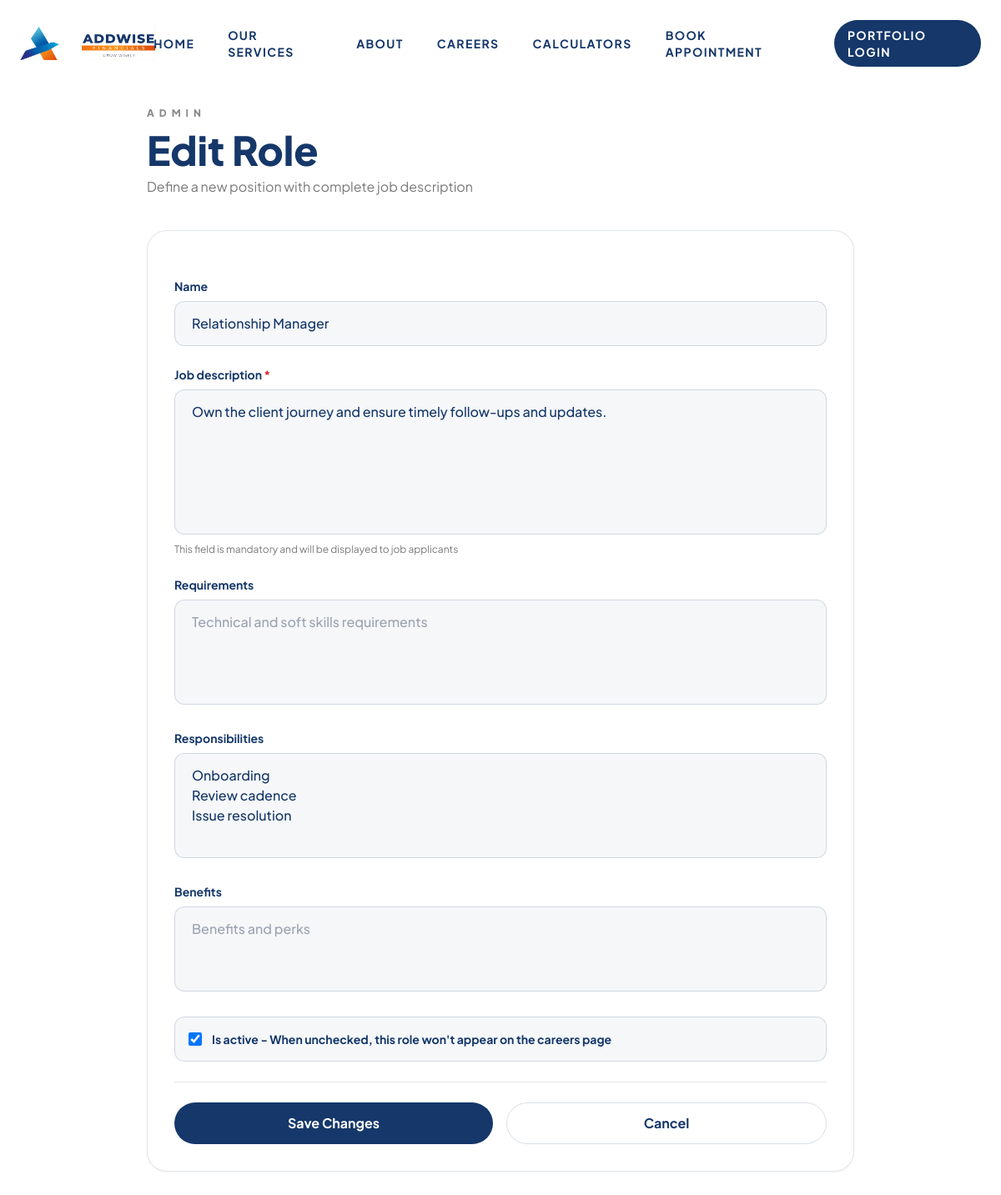
The page /roles/2/edit/ (signed in) on the database its author committed.
### leads/models.py (models this page shows, shortened)
class Role(models.Model):
    name = models.CharField(max_length=100, unique=True)
    job_description = models.TextField(help_text="Complete job description (mandatory)")
    requirements = models.TextField(blank=True, help_text="Technical and soft skills requirements")
    responsibilities = models.TextField(blank=True, help_text="Key responsibilities")
    benefits = models.TextField(blank=True, help_text="Benefits and perks")
    is_active = models.BooleanField(default=True, help_text="If unchecked, this role won't appear on careers page")
    created_at = models.DateTimeField(auto_now_add=True)
    updated_at = models.DateTimeField(auto_now=True)
    class Meta:
        ordering = ['-created_at']

### leads/views.py (the view)
# urls.py: path('roles/<int:pk>/edit/', views.role_edit, name='role_edit'),
@login_required(login_url='applications_login')
def role_edit(request, pk):
    role = get_object_or_404(Role, pk=pk)
    if request.method == 'POST':
        form = RoleForm(request.POST, instance=role)
        if form.is_valid():
            form.save()
            return redirect('role_detail', pk=role.pk)
    else:
        form = RoleForm(instance=role)
    return render(
        request,
        'leads/role_form.html',
        {'form': form, 'action': 'Edit', 'role': role}
    )

### templates/leads/role_form.html (shortened to what this page needs)
{% extends 'base.html' %}
{% block content %}
<section class="pt-32 pb-20 bg-white min-h-screen">
    <div class="max-w-4xl mx-auto px-6">
        <div class="mb-10">
            <p class="text-xs font-black uppercase tracking-[0.5em] text-slate-400">Admin</p>
            <h1 class="text-3xl md:text-5xl font-black text-slate-900 mt-3">{{ action }} Role</h1>
            <p class="text-slate-500 mt-2">Define a new position with complete job description</p>
        </div>
        <div class="bg-white border border-slate-100 rounded-3xl p-8 shadow-sm">
            <form method="POST" class="space-y-6">
                <div>
                    <label for="{{ form.name.id_for_label }}" class="block text-sm font-bold text-slate-900 mb-2">
                        {{ form.name.label }}
                    </label>
                    {{ form.name }}
                </div>
                <div>
                    <label for="{{ form.job_description.id_for_label }}" class="block text-sm font-bold text-slate-900 mb-2">
                        {{ form.job_description.label }} <span class="text-red-600">*</span>
                    </label>
                    {{ form.job_description }}
                    <p class="text-xs text-slate-500 mt-1">This field is mandatory and will be displayed to job applicants</p>
                </div>
                <div>
                    <label for="{{ form.requirements.id_for_label }}" class="block text-sm font-bold text-slate-900 mb-2">
                        {{ form.requirements.label }}
                    </label>
                    {{ form.requirements }}
                </div>
                <div>
                    <label for="{{ form.responsibilities.id_for_label }}" class="block text-sm font-bold text-slate-900 mb-2">
                        {{ form.responsibilities.label }}
                    </label>
                    {{ form.responsibilities }}
                </div>
                <div>
                    <label for="{{ form.benefits.id_for_label }}" class="block text-sm font-bold text-slate-900 mb-2">
                        {{ form.benefits.label }}
                    </label>
                    {{ form.benefits }}
                </div>
                <div class="flex items-center gap-3 bg-slate-50 border border-slate-200 rounded-xl p-4">
                    {{ form.is_active }}
                    <label for="{{ form.is_active.id_for_label }}" class="text-sm font-bold text-slate-900 cursor-pointer">
                        {{ form.is_active.label }} - When unchecked, this role won't appear on the careers page
                    </label>
                </div>
                <div class="flex gap-4 pt-6 border-t border-slate-100">
                    <button type="submit" class="flex-1 px-6 py-3 rounded-full bg-brand-navy text-white font-bold hover:bg-brand-yellow transition-all">
                        {% if action == 'Create' %}Create Role{% else %}Save Changes{% endif %}
                    </button>
                    <a href="{% if role %}{% url 'role_detail' role.pk %}{% else %}{% url 'roles_list' %}{% endif %}" class="flex-1 px-6 py-3 rounded-full border border-slate-200 text-brand-navy font-bold hover:border-brand-yellow transition-all text-center">
                        Cancel
                    </a>
                </div>
            </form>
        </div>
    </div>
</section>
{% endblock %}

### templates/base.html (style rules this page uses)
body { font-family: 'Plus Jakarta Sans', sans-serif; background-color: #f8fafc; scroll-behavior: smooth; position: relative; isolation: isolate; --grid-x: 0px; --grid-y: 0px; background-image: linear-gradient(rgba(21, 55, 105, 0.06) 1px, transparent 1px), linear-gradient(90deg, rgba(21, 55, 105, 0.06) 1px, transparent 1px); background-size: 40px 40px; background-position: var(--grid-x) var(--grid-y), var(--grid-x) var(--grid-y); background-attachment: fixed; }
body::before, body::after { content: ''; position: fixed; inset: -20%; pointer-events: none; z-index: -2; transform: translate3d(0, 0, 0); }
body::before { background: radial-gradient(40% 40% at 10% 20%, rgba(243, 141, 30, 0.45), transparent 60%), radial-gradient(35% 35% at 80% 10%, rgba(21, 55, 105, 0.35), transparent 60%), radial-gradient(45% 45% at 60% 80%, rgba(21, 55, 105, 0.25), transparent 60%), radial-gradient(35% 35% at 20% 80%, rgba(243, 141, 30, 0.32), transparent 60%); filter: blur(22px) saturate(130%); animation: meshShift 22s ease-in-out infinite; }
body::after { z-index: -3; inset: -30%; background: radial-gradient(50% 50% at 30% 30%, rgba(21, 55, 105, 0.22), transparent 70%), radial-gradient(40% 40% at 70% 60%, rgba(243, 141, 30, 0.28), transparent 70%); filter: blur(55px); opacity: 0.85; animation: meshShiftAlt 30s ease-in-out infinite; }
.scroll-reveal { opacity: 0; transform: translateY(18px); transition: opacity 0.7s ease, transform 0.7s ease; will-change: opacity, transform; }
.scroll-reveal.is-visible { opacity: 1; transform: translateY(0); }
:root { --brand-navy: #153769; --brand-yellow: #F38D1E; --brand-grey: #4C4C4C; }
.text-slate-900 { color: var(--brand-navy) !important; }
.text-slate-500 { color: rgba(76, 76, 76, 0.75) !important; }
.text-slate-400 { color: rgba(76, 76, 76, 0.65) !important; }
.bg-slate-50 { background-color: rgba(21, 55, 105, 0.04) !important; }
.border-slate-200 { border-color: rgba(21, 55, 105, 0.16) !important; }
.border-slate-100 { border-color: rgba(21, 55, 105, 0.12) !important; }

### rows shown on the page
Role: name "Relationship Manager", job_description "Own the client journey and ensure timely follow-ups and updates.", responsibilities "Onboarding Review cadence Issue resolution", is_active "☑"

### other values the page prints
{{ action }} "Edit"
